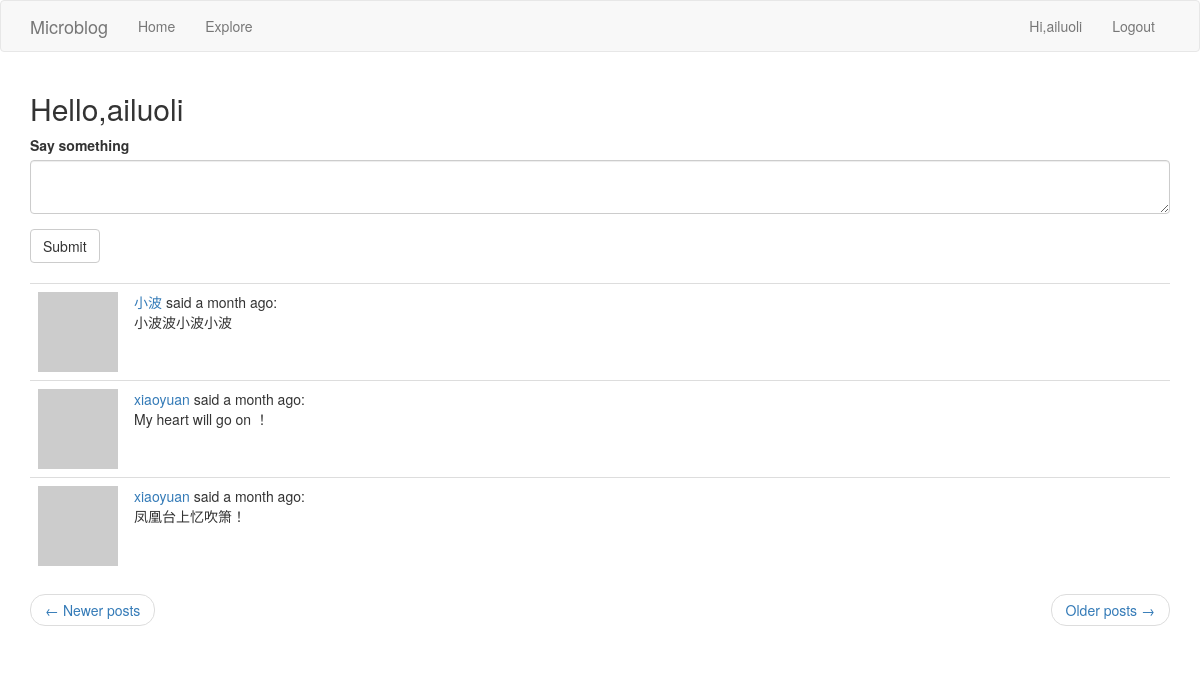
Page /index?page=2 (signed in) on the committed database.
### app/models.py (models this page shows, shortened)
class User(UserMixin, db.Model):
	id = db.Column(db.Integer, primary_key=True)
	username = db.Column(db.String(64), index=True, unique=True)
	email = db.Column(db.String(120), index=True, unique=True)
	password_hash = db.Column(db.String(128))
	posts = db.relationship('Post', backref='author', lazy='dynamic')
	about_me = db.Column(db.String(140))
	last_seen = db.Column(db.DateTime, default=datetime.utcnow())
	followed = db.relationship(
		'User',
		secondary=followers,
		primaryjoin=(followers.c.follower_id == id),
		secondaryjoin=(followers.c.followed_id == id),
		backref=db.backref('followers', lazy='dynamic'),
		lazy='dynamic'
	)
	def avatar(self, size):
		digest = md5(self.email.lower().encode('utf-8')).hexdigest()
		return 'https://www.gravatar.com/avatar/{}?d=identicon&s={}'.format(digest, size)
	def followed_posts(self):
		followed = Post.query.join(followers, (followers.c.followed_id == Post.user_id)). \
			filter(followers.c.follower_id == self.id)
		own = Post.query.filter_by(user_id=self.id)
		return followed.union(own).order_by(Post.timestamp.desc())

class Post(db.Model):
	id = db.Column(db.Integer, primary_key=True)
	body = db.Column(db.String(1024))
	timestamp = db.Column(db.DateTime, index=True, default=datetime.utcnow)
	user_id = db.Column(db.Integer, db.ForeignKey('user.id'))

### app/routes.py (the view)
@app.route('/', methods=['GET', 'POST'])
@app.route('/index', methods=['GET', 'POST'])
@login_required
def index():
	form = PostForm()
	if form.validate_on_submit():
		post = Post(body=form.post.data, author=current_user)
		db.session.add(post)
		db.session.commit()
		flash(_('Your post is now live !'))
		return redirect(url_for('index'))
	page = request.args.get('page', 1, type=int)
	posts = current_user.followed_posts().paginate(page, app.config['POSTS_PER_PAGE'], False)
	next_url = url_for('index', page=posts.next_num) if posts.has_next else None
	prev_url = url_for('index', page=posts.prev_num) if posts.has_prev else None
	return render_template("index.html", title=_('Home Page'), form=form,
						   posts=posts.items, next_url=next_url, prev_url=prev_url)

### app/froms.py
class PostForm(FlaskForm):
	post = TextAreaField(_l('Say something', validators=[DataRequired(), Length(min=1, max=140)]))
	submit = SubmitField(_l('Submit'))

### app/models.py (called while the page is built)
@login.user_loader
def load_user(id):
	return User.query.get(int(id))

### app/routes.py (called while the page is built)
@app.before_request
def before_request():
	if current_user.is_authenticated:
		current_user.last_seen = datetime.utcnow()
		db.session.commit()
	g.locale = 'zh_CN' if str(get_locale()).startswith('zh') else str(get_locale())

### app/templates/index.html
{% extends "base.html" %}
{% import 'bootstrap/wtf.html' as wtf %}
{% block app_content %}
    <h2>{{ _('Hello,%(username)s',username=current_user.username) }}</h2>
    {% if form %}
        {{ wtf.quick_form(form) }}
        <br>
    {% endif %}
    <table class="table table-hover">
        {% for post in posts %}
            {% include '_post.html' %}
        {% endfor %}
    </table>
    <nav aria-label="...">
        <ul class="pager">
            <li class="previous{% if not prev_url %} disabled{% endif %}">
                <a href="{{ prev_url or '#' }}">
                    <span aria-hidden="true">&larr;</span> {{ _('Newer posts') }}
                </a>
            </li>
            <li class="next{% if not next_url %} disabled{% endif %}">
                <a href="{{ next_url or '#' }}">
                    {{ _('Older posts') }} <span aria-hidden="true">&rarr;</span>
                </a>
            </li>
        </ul>
    </nav>
{% endblock %}

### app/templates/base.html (shortened to what this page needs)
{% extends "bootstrap/base.html" %}
{% block navbar %}
    <nav class="navbar navbar-default">
        <div class="container">
            <div class="navbar-header">
                <a class="navbar-brand" href="{{ url_for('index') }}">Microblog</a>
            </div>
            <div class="collapse navbar-collapse" id="bs-example-navbar-collapse-1">
                <ul class="nav navbar-nav">
                    <li><a href="{{ url_for('index') }}">{{ _('Home') }}</a></li>
                    <li><a href="{{ url_for('explore') }}">{{ _('Explore') }}</a></li>
                </ul>
                <ul class="nav navbar-nav navbar-right">
                    {% if current_user.is_anonymous %}
                        <li><a href="{{ url_for('login') }}">{{ _('Login') }}</a></li>
                    {% else %}
                        <li>
                            <a href="{{ url_for('user', username=current_user.username) }}">{{ _('Hi,%(username)s',username=current_user.username) }}</a>
                        </li>
                        <li><a href="{{ url_for('logout') }}">{{ _('Logout') }}</a></li>
                    {% endif %}
                </ul>
            </div>
        </div>
    </nav>
{% endblock %}
{% block content %}
    <div class="container">
        {% block app_content %}{% endblock %}
    </div>
{% endblock %}

### app/templates/_post.html (shortened to what this page needs)
<tr align="top">
    <td width="70px">
        <a href="{{ url_for('user', username=post.author.username) }}">
            <img src="{{ post.author.avatar(70) }}">
        </a>
    </td>
    <td>
        {{ _('%(username)s said %(when)s', username=user_link, when=moment(post.timestamp).fromNow()) }}:
        <br>
        {{ post.body }}
    </td>
</tr>

### rows in the picture
Post: body "小波波小波小波"
Post: body "My heart will go on ！"
Post: body "凤凰台上忆吹箫！"
